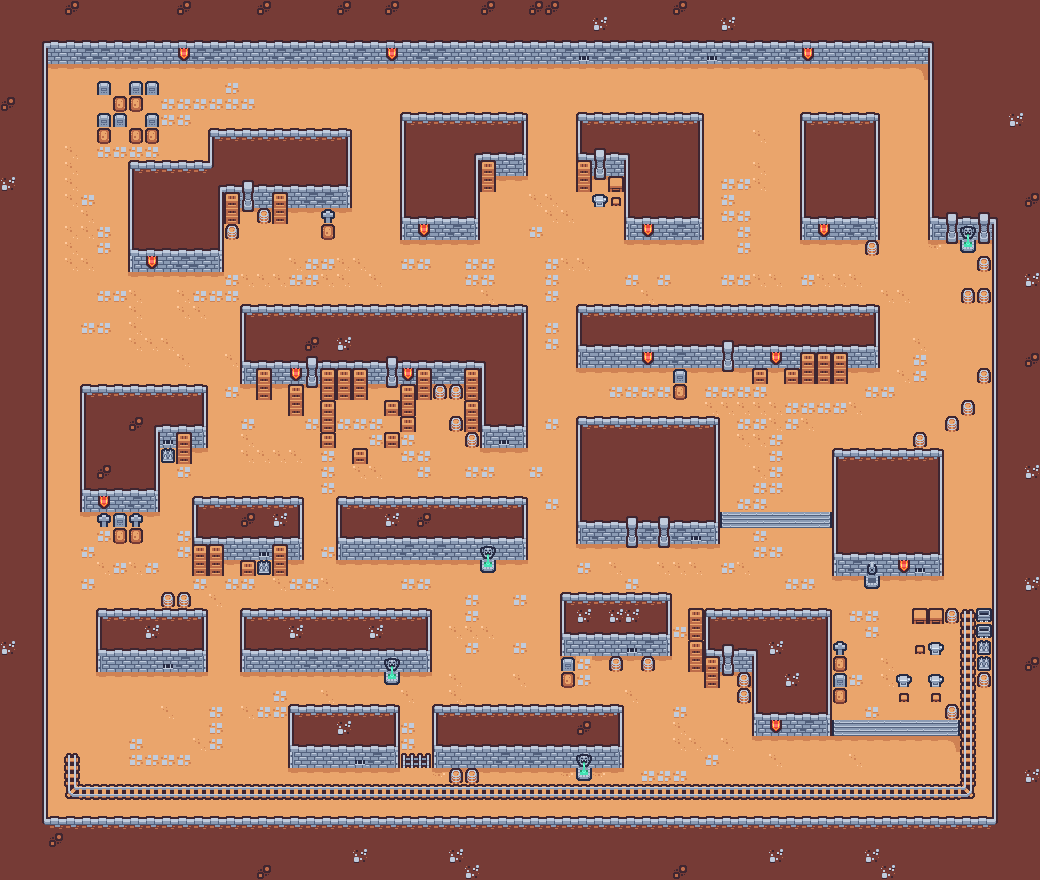

This game map was drawn from its Tiled (.tmx) file and the tilesets committed beside it. A one-line description and the trimmed map source follow:
An orthogonal 65x55 tile map with 16x16 px tiles, 2 tile layers (Ground, Decorations) and 31 objects (2x boon_spawn, player_spawn).

<map version="1.10" tiledversion="1.11.0" orientation="orthogonal" renderorder="right-down" width="65" height="55" tilewidth="16" tileheight="16" infinite="0" nextlayerid="5" nextobjectid="34">
 <tileset firstgid="1" source="sampleSheet.tsx" />
 <layer id="1" name="Ground" width="65" height="55">
  <data>[3575 cells, 3575 non-empty, 35 distinct tile ids]</data>
 </layer>
 <layer id="3" name="Decorations" width="65" height="55">
  <data>[3575 cells, 481 non-empty, 29 distinct tile ids]</data>
 </layer>
 <objectgroup id="4" name="Collision">
  <object id="1" x="801.5" y="112.5" width="77.5" height="126.5" />
  <object id="2" x="626.5" y="114.5" width="77" height="124.5" />
  <object id="3" x="577" y="114.5" width="49.5" height="59.5" />
  <object id="4" x="475" y="115" width="52.5" height="59" />
  <object id="5" x="401.5" y="115" width="73.5" height="123.5" />
  <object id="6" x="210.5" y="129.5" width="138.5" height="76" />
  <object id="7" x="130.5" y="163.5" width="92.5" height="108" />
  <object id="8" x="242.5" y="306.5" width="283" height="73.5" />
  <object id="9" x="481.5" y="347" width="45.5" height="98.5" />
  <object id="10" x="83.5" y="386" width="123.5" height="60.5" />
  <object id="11" x="83" y="434.5" width="75" height="76" />
  <object id="12" x="195.5" y="501" width="104" height="57.5" />
  <object id="13" x="339" y="499.5" width="186.5" height="59" />
  <object id="14" x="242" y="612" width="186" height="58" />
  <object id="15" x="98.5" y="610.5" width="107" height="60" />
  <object id="16" x="290.5" y="706" width="106.5" height="60.5" />
  <object id="17" x="433.5" y="706.5" width="189" height="60" />
  <object id="18" x="560.5" y="594" width="109.5" height="60.5" />
  <object id="19" x="707" y="611" width="122.5" height="59" />
  <object id="20" x="755" y="655.5" width="75" height="78.5" />
  <object id="21" x="577.5" y="419.5" width="140.5" height="122" />
  <object id="22" x="833.5" y="450" width="108.5" height="124.5" />
  <object id="24" x="996" y="-1" width="45" height="880" />
  <object id="25" x="0" y="818" width="1042" height="62" />
  <object id="26" x="-4" y="-6" width="50" height="876" />
  <object id="27" x="36" y="2" width="958" height="58" />
  <object id="28" x="930.667" y="57.3333" width="64" height="182" />
  <object id="29" x="578.5" y="304.5" width="299" height="62.5" />
 </objectgroup>
 <objectgroup id="2" name="Misc">
  <object id="30" name="player_spawn" x="494.667" y="632.667">
   <point />
  </object>
  <object id="31" name="boon_spawn" x="430.667" y="584">
   <point />
  </object>
  <object id="33" name="boon_spawn" x="570.667" y="575.333">
   <point />
  </object>
 </objectgroup>
</map>
